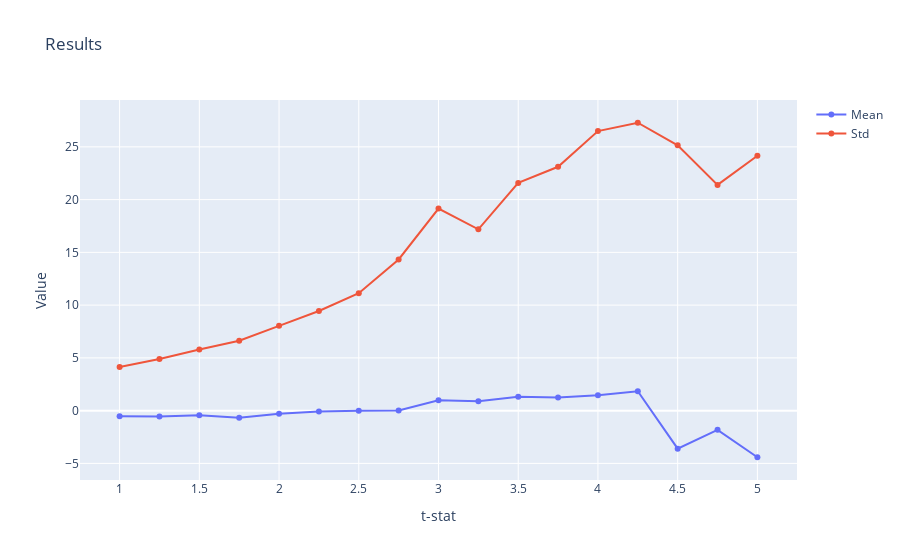

Source (notebook cell):
### Code cell
# plot the results, sharpe, mean, std
fig = go.Figure()
#fig.add_trace(go.Scatter(x=results["t_stat"], y=results["sharpe"], mode="lines+markers", name="Sharpe Ratio"))
fig.add_trace(go.Scatter(x=results["t_stat"], y=results["mean"], mode="lines+markers", name="Mean"))
fig.add_trace(go.Scatter(x=results["t_stat"], y=results["std"], mode="lines+markers", name="Std"))

fig.update_layout(title="Results", xaxis_title="t-stat", yaxis_title="Value")

fig.show()

### Figure 1 — Plotly figure (JSON) as saved in the notebook; plotly's stock layout.template omitted (floating-point values rounded to 4 significant figures)
{"data": [{"mode": "lines+markers", "name": "Mean", "type": "scatter", "x": [1, 1.25, 1.5, 1.75, 2, 2.25, 2.5, 2.75, 3, 3.25, 3.5, 3.75, 4, 4.25, 4.5, 4.75, 5], "y": [-0.5417, -0.5451, -0.449, -0.6804, -0.2979, -0.08409, -0.02239, 0.0147, 0.9841, 0.8896, 1.308, 1.233, 1.454, 1.833, -3.604, -1.821, -4.418]}, {"mode": "lines+markers", "name": "Std", "type": "scatter", "x": [1, 1.25, 1.5, 1.75, 2, 2.25, 2.5, 2.75, 3, 3.25, 3.5, 3.75, 4, 4.25, 4.5, 4.75, 5], "y": [4.137, 4.893, 5.785, 6.617, 8.033, 9.446, 11.13, 14.33, 19.16, 17.19, 21.58, 23.11, 26.49, 27.28, 25.14, 21.39, 24.16]}], "layout": {"title": {"text": "Results"}, "xaxis": {"title": {"text": "t-stat"}}, "yaxis": {"title": {"text": "Value"}}}}
